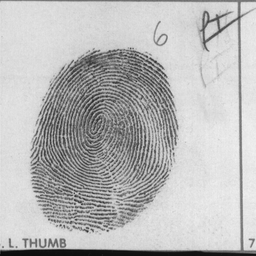
#> input picture Lab1/fprint3.pgm, 256 x 256 px, shrunk from 768 x 768 before the run
$ python laboratorio_1.py fprint3.pgm out.png
#> lines starting #> are read from the running program, lines starting #| are printed output that depends on the picture; after the words box and inside, x2 and y2 are one past the last pixel; in counts of white or black regions, pixels touching at a corner belong together
### Tarea1/plot.py
# Katherine Garcia 20190418

import matplotlib.pyplot as plt
import numpy as np

def imgView(img, title=None, filename=None, axis=False):
    """
    Diferenciar entre una imgagen a color y bw
    Si hay filename -> grabar la img
    Si hay axis ->

    Args:
        img (_type_): imagen a identificar
        title (_type_, optional): Defaults to None.
        filename (_type_, optional): Defaults to None.
        axis (bool, optional): Defaults to False.
    """
    dim = len(img.shape)
    fig = plt.figure(figsize=(10.0,10.0))
    if axis != None:
        ax = fig.add_subplot(111)
    else:
        ax = axis

    if dim == 3: # imagen a color
        ax.imshow(img)
    elif dim == 2: # imagen bw
        ax.imshow(img, vmin=0, vmax=255, cmap='gray')

    ax.axes.xaxis.set_visible(False) # quitar axis
    ax.axes.yaxis.set_visible(False) # quitar axis

    if title:
        ax.set_title(title)
    if filename:
        plt.savefig(filename,bbox_inches='tight',pad_inches=0)
    else:
        # # h = plt.savefig(filename,bbox_inches='tight',pad_inches=0)
        # return fig
        plt.show()

# [84 lines left out: functions imgFilter, imgComp, imgSobel, not called in this run]

### Lab1/laboratorio_1.py
# Katherine Garcia 20190418
import plot
import numpy as np
import os
import cv2 as cv
import random as rng
rng.seed(42)

def imgPad(img, r):
    """ Add padding to a BW image
    Args:
        img: BW image to pad
        r: lenght of pad
    Returns: padded: img padded
    """
    padded = np.pad(img,pad_width=r)
    return padded

def connected_c(img):
    """Tags components with two pass variant of the Connected Componet labeling algorithm
    Args: img (cv img): binarized img
    Returns: numpy array: array with tags for each line
    """
    # binarizar la img - el blanco es el objeto de interes
    rows,cols = img.shape
    label = 1
    info = {}
    # new = np.zeros((rows,cols), dtype=np.uint8)

    # First Pass
    for i in range(1, rows-1):
        for j in range(1, cols-1):# i filas j columnas
            if img[i][j] != 0:
                n1 = img[i-1][j]
                n2 = img[i][j-1]
                if n1 == 0 and n2 == 0: # no hay vecinos
                    info[label] = [label]
                    img[i][j] = label
                    label += 1
                elif n1 != 0 or n2 != 0:
                    nlabels = [img[i-1][j],img[i][j-1]] # neighbor labels
                    mini = min(i for i in nlabels if i != 0)
                    maxi = max(i for i in nlabels if i != 0)
                    img[i][j] = mini
                    if maxi not in info[mini]:
                        info[mini].append(maxi)

    # only relations, no singles
    list1 = [k for k,v in info.items() if len(v)<=1]
    for i in list1:
        info.pop(i)

    # Second Pass
    for i in range(0, rows):
        for j in range(0, cols):# i filas j columnas
            if img[i][j] != 0:
                for k,v in info.items():
                    if img[i][j] in v and img[i][j] != k :
                        img[i][j] = k

    return img

def labelview(labels):
    """Assign color to each label and visualize
    Args:labels (numpy array uint): array returned by ccl algorithm
    """
    rows,cols = labels.shape
    new = np.zeros((rows,cols,3), dtype=np.uint8)
    colors = []
    labs = np.unique(labels)
    labs = labs[labs != 0] # no 0
    for l in labs:
        colors.append((rng.randint(0,256), rng.randint(0,256), rng.randint(0,256)))

    lenLabs = list(range(0, len(labs)))
    for i in range(0, rows):
        for j in range(0, cols):# i filas j columnas
            if labels[i][j] != 0:
                for c in range(len(labs)):
                    if labs[c] == labels[i][j]:
                        new[i][j] = colors[lenLabs[c]]

    plot.imgView(new)
    return new

def run(img):
    """Run Final secuence of tha laboratory
    Args:img (str): img name with its extention. Defaults to 'fprint3.pgm'.
    return : final img
    """
#> called with img = 'fprint3.pgm'
    imBW = cv.imread(img, cv.IMREAD_GRAYSCALE)
#> imBW is the input picture: shape (256, 256); min 9, max 241, mean 184.9

    imgBin = cv.threshold(imBW,128,255,cv.THRESH_BINARY_INV|cv.THRESH_OTSU)[1] # Binarizamos img
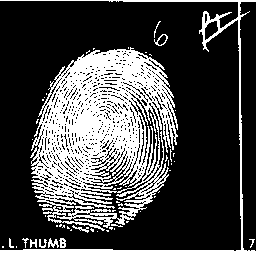
#> imgBin: shape (256, 256); 28.8% white; 59 white regions (47 under 20 px), largest, box (x1, y1, x2, y2) and area: (30, 47, 178, 231) 15269, (0, 0, 256, 256) 2965, (48, 238, 59, 248) 59
    imgPadd = imgPad(imgBin,1) # ponemos Pad
#> in imgPad, `padded = np.pad(img,pad_width=r)`:
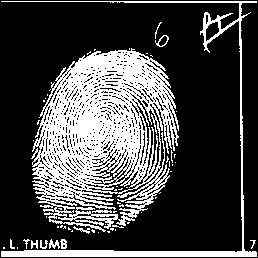
#> padded: shape (258, 258); 28.3% white; 59 white regions (47 under 20 px), largest, box (x1, y1, x2, y2) and area: (31, 48, 179, 232) 15269, (1, 1, 257, 257) 2965, (49, 239, 60, 249) 59
    ccl = connected_c(imgPadd)
#> after the loop in connected_c, `for i in range(1, rows-1):`:
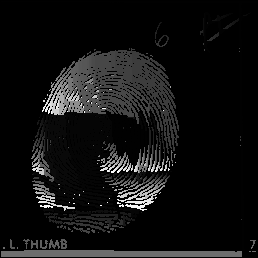
#> img: shape (258, 258); min 0, max 255, mean 17.2
#> after the loop in connected_c, `for i in range(1, rows-1):`: info = 881 items; label = 882
#> in connected_c, `list1 = [k for k,v in info.items() if len(v)<=1]`: list1 = 636 values from 30 to 881
#> the loop in connected_c, `for i in list1:` made 636 passes
#> i on passes 1 to 3: 30, 130, 211
#> after the loop in connected_c, `for i in list1:`: info = 245 items
#> after the loop in connected_c, `for i in range(0, rows):`:
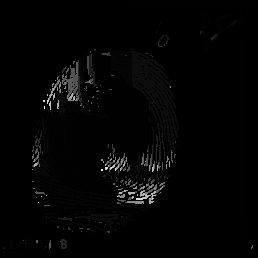
#> img: shape (258, 258); min 0, max 228, mean 4
    fin = labelview(ccl)
#> in labelview, `labs = np.unique(labels)`: labs = 82 values from 0 to 228
#> in labelview, `labs = labs[labs != 0]`: labs = 81 values from 1 to 228
#> the loop in labelview, `for l in labs:` made 81 passes
#> l on passes 8 to 19: 9, 10, 11, 12, 13, 15, 25, 26, 27, 29, 32, 33
#> after the loop in labelview, `for l in labs:`: colors = 81 items, first 6: (57, 12, 140), (125, 114, 71), (52, 44, 216), (16, 15, 47), (111, 119, 13), (101, 214, 112)
#> in labelview, `lenLabs = list(range(0, len(labs)))`: lenLabs = 81 values from 0 to 80
#> after the loop in labelview, `for i in range(0, rows):`:
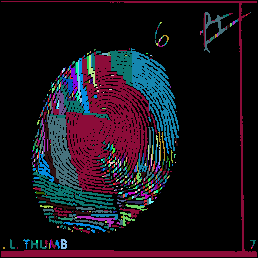
#> new: shape (258, 258, 3); mean of channels 0, 1, 2 28.1, 19.5, 26.9; drawn as B, G, R
    return fin

if __name__ == '__main__':
    import argparse
    parser = argparse.ArgumentParser()
    parser.add_argument("input", default="fprint3.pgm", type=str)
    parser.add_argument("output", type=str)
    img = parser.parse_args()
    final = run(img.input)
    cv.imwrite(img.output, final)
